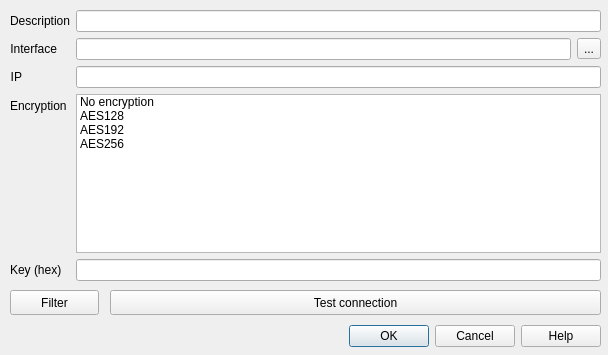
<?xml version="1.0" encoding="UTF-8"?>
<ui version="4.0">
 <class>CDlgConnSettingsUdp</class>
 <widget class="QDialog" name="CDlgConnSettingsUdp">
  <property name="geometry">
   <rect>
    <x>0</x>
    <y>0</y>
    <width>608</width>
    <height>355</height>
   </rect>
  </property>
  <property name="baseSize">
   <size>
    <width>0</width>
    <height>0</height>
   </size>
  </property>
  <property name="windowTitle">
   <string>UDP Connection</string>
  </property>
  <widget class="QDialogButtonBox" name="buttonBox">
   <property name="geometry">
    <rect>
     <x>10</x>
     <y>320</y>
     <width>591</width>
     <height>32</height>
    </rect>
   </property>
   <property name="orientation">
    <enum>Qt::Horizontal</enum>
   </property>
   <property name="standardButtons">
    <set>QDialogButtonBox::Cancel|QDialogButtonBox::Help|QDialogButtonBox::Ok</set>
   </property>
   <property name="centerButtons">
    <bool>false</bool>
   </property>
  </widget>
  <widget class="QWidget" name="formLayoutWidget">
   <property name="geometry">
    <rect>
     <x>10</x>
     <y>10</y>
     <width>591</width>
     <height>271</height>
    </rect>
   </property>
   <layout class="QFormLayout" name="formLayout">
    <item row="0" column="0">
     <widget class="QLabel" name="label">
      <property name="text">
       <string>Description</string>
      </property>
      <property name="alignment">
       <set>Qt::AlignRight|Qt::AlignTrailing|Qt::AlignVCenter</set>
      </property>
     </widget>
    </item>
    <item row="0" column="1">
     <widget class="QLineEdit" name="editDescription">
      <property name="toolTip">
       <string>Description for  connection used in connection table</string>
      </property>
      <property name="text">
       <string/>
      </property>
     </widget>
    </item>
    <item row="1" column="0">
     <widget class="QLabel" name="label_5">
      <property name="text">
       <string>Interface</string>
      </property>
      <property name="alignment">
       <set>Qt::AlignRight|Qt::AlignTrailing|Qt::AlignVCenter</set>
      </property>
     </widget>
    </item>
    <item row="2" column="0">
     <widget class="QLabel" name="label_2">
      <property name="text">
       <string>IP</string>
      </property>
      <property name="alignment">
       <set>Qt::AlignRight|Qt::AlignTrailing|Qt::AlignVCenter</set>
      </property>
     </widget>
    </item>
    <item row="2" column="1">
     <widget class="QLineEdit" name="editIp">
      <property name="toolTip">
       <string>&lt;html&gt;&lt;head/&gt;&lt;body&gt;&lt;p&gt;Remote UDP client address and port on the form address:port. Use &lt;span style=&quot; font-weight:600; font-style:italic;&quot;&gt;255.255.255.255:port&lt;/span&gt; for broadcast&lt;/p&gt;&lt;/body&gt;&lt;/html&gt;</string>
      </property>
      <property name="text">
       <string/>
      </property>
     </widget>
    </item>
    <item row="4" column="0">
     <widget class="QLabel" name="label_3">
      <property name="text">
       <string>Encryption</string>
      </property>
     </widget>
    </item>
    <item row="4" column="1">
     <widget class="QListWidget" name="listEncryption">
      <property name="toolTip">
       <string>Select encryption method</string>
      </property>
      <property name="currentRow">
       <number>-1</number>
      </property>
      <item>
       <property name="text">
        <string>No encryption</string>
       </property>
      </item>
      <item>
       <property name="text">
        <string>AES128</string>
       </property>
      </item>
      <item>
       <property name="text">
        <string>AES192</string>
       </property>
      </item>
      <item>
       <property name="text">
        <string>AES256</string>
       </property>
      </item>
     </widget>
    </item>
    <item row="6" column="0">
     <widget class="QLabel" name="label_4">
      <property name="text">
       <string>Key (hex)</string>
      </property>
     </widget>
    </item>
    <item row="6" column="1">
     <widget class="QLineEdit" name="editKey">
      <property name="toolTip">
       <string>&lt;html&gt;&lt;head/&gt;&lt;body&gt;&lt;p&gt;Security key on the form of a hex key (&lt;span style=&quot; font-style:italic;&quot;&gt;AF0144F3&lt;/span&gt;...). Number of hex chars should be more or equal to key length.&lt;/p&gt;&lt;/body&gt;&lt;/html&gt;</string>
      </property>
     </widget>
    </item>
    <item row="1" column="1">
     <layout class="QHBoxLayout" name="horizontalLayout">
      <item>
       <widget class="QLineEdit" name="editInterface">
        <property name="toolTip">
         <string>&lt;html&gt;&lt;head/&gt;&lt;body&gt;&lt;p&gt;Leave blank to use all/default interfaces&lt;/p&gt;&lt;/body&gt;&lt;/html&gt;</string>
        </property>
        <property name="text">
         <string/>
        </property>
       </widget>
      </item>
      <item>
       <widget class="QToolButton" name="btnSelectInterface">
        <property name="toolTip">
         <string>Select network interface</string>
        </property>
        <property name="text">
         <string>...</string>
        </property>
       </widget>
      </item>
     </layout>
    </item>
   </layout>
  </widget>
  <widget class="QPushButton" name="btnSetFilter">
   <property name="geometry">
    <rect>
     <x>10</x>
     <y>290</y>
     <width>89</width>
     <height>25</height>
    </rect>
   </property>
   <property name="toolTip">
    <string>Set or edit filter</string>
   </property>
   <property name="text">
    <string>Filter</string>
   </property>
  </widget>
  <widget class="QPushButton" name="btnTestConnection">
   <property name="geometry">
    <rect>
     <x>110</x>
     <y>290</y>
     <width>491</width>
     <height>25</height>
    </rect>
   </property>
   <property name="toolTip">
    <string>Test that connection works</string>
   </property>
   <property name="text">
    <string>Test connection</string>
   </property>
  </widget>
 </widget>
 <resources/>
 <connections>
  <connection>
   <sender>buttonBox</sender>
   <signal>accepted()</signal>
   <receiver>CDlgConnSettingsUdp</receiver>
   <slot>accept()</slot>
   <hints>
    <hint type="sourcelabel">
     <x>248</x>
     <y>254</y>
    </hint>
    <hint type="destinationlabel">
     <x>157</x>
     <y>274</y>
    </hint>
   </hints>
  </connection>
  <connection>
   <sender>buttonBox</sender>
   <signal>rejected()</signal>
   <receiver>CDlgConnSettingsUdp</receiver>
   <slot>reject()</slot>
   <hints>
    <hint type="sourcelabel">
     <x>316</x>
     <y>260</y>
    </hint>
    <hint type="destinationlabel">
     <x>286</x>
     <y>274</y>
    </hint>
   </hints>
  </connection>
 </connections>
</ui>
